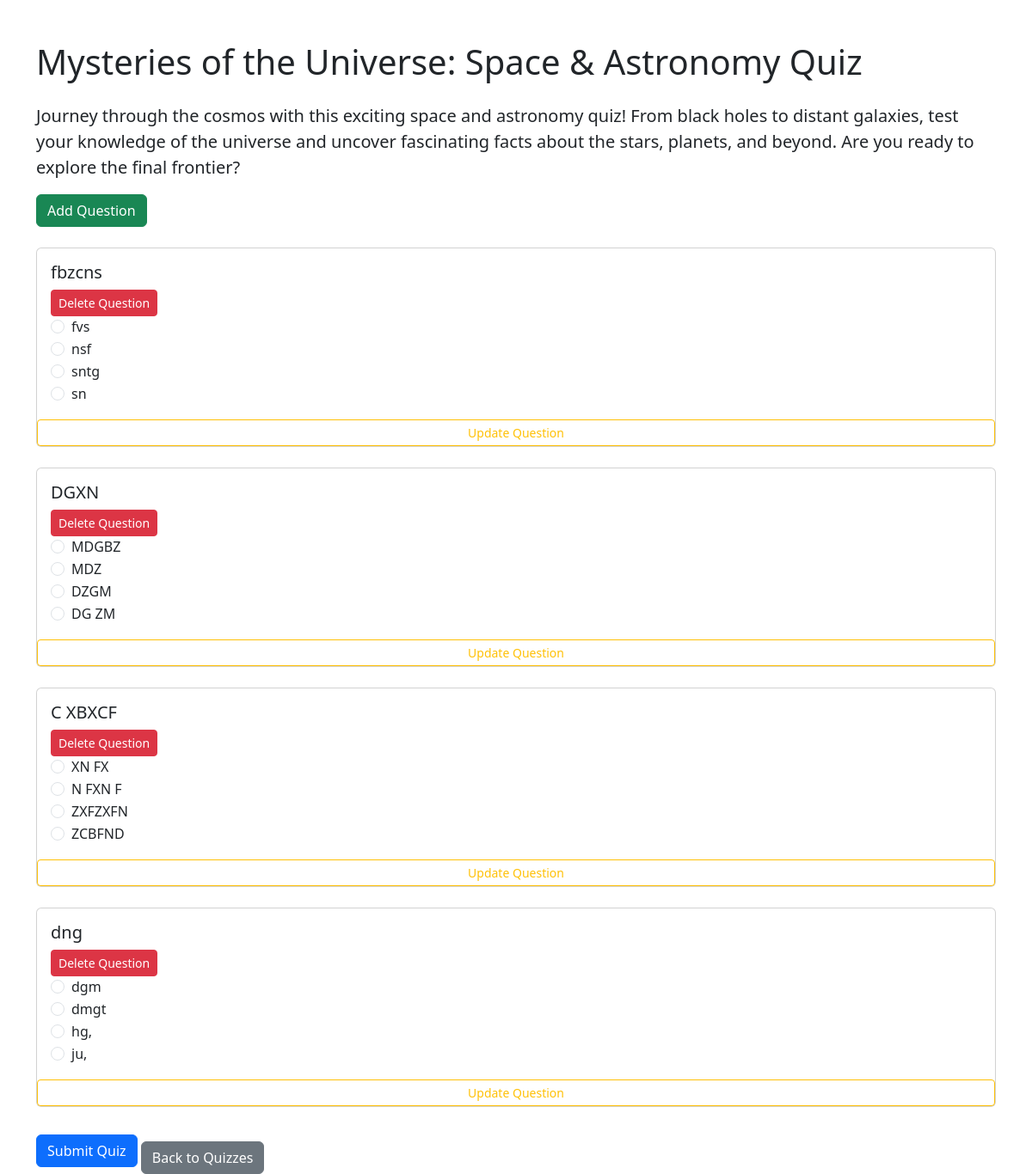
Screenshot of /quiz/2/ with the database file from the repository.
### quiz/models.py (models this page shows, shortened)
class Quiz(models.Model):
    title = models.CharField(max_length=200)
    description = models.TextField()
    created_at = models.DateTimeField(auto_now_add=True)

class Question(models.Model):
    quiz = models.ForeignKey(Quiz, on_delete=models.CASCADE)
    text = models.CharField(max_length=300)
    option_1 = models.CharField(max_length=100)
    option_2 = models.CharField(max_length=100)
    option_3 = models.CharField(max_length=100)
    option_4 = models.CharField(max_length=100)
    correct_option = models.IntegerField()  # 1, 2, 3, or 4

### quiz/views.py (the view, shortened to what this page needs)
# urls.py: path('quiz/<int:quiz_id>/', views.quiz_detail, name='quiz_detail'),
def quiz_detail(request, quiz_id):
    quiz = get_object_or_404(Quiz, id=quiz_id)
    questions = Question.objects.filter(quiz=quiz)
    return render(request, 'quiz/quiz_detail.html', {'quiz': quiz, 'questions': questions})

### quiz/templates/quiz/quiz_detail.html (shortened to what this page needs)
<!DOCTYPE html>
<html lang="en">
<head>
    <link href="https://cdn.jsdelivr.net/npm/bootstrap@5.3.0/dist/css/bootstrap.min.css" rel="stylesheet">
</head>
<body>
    <div class="container mt-5">
        <h1 class="mb-4">{{ quiz.title }}</h1>
        <p class="lead">{{ quiz.description }}</p>
        <div id="content">
            <button hx-get="{% url 'add_question' quiz.id %}" hx-target="#content" class="btn btn-success mb-4">Add
                Question</button>
                <form method="POST" hx-post="{% url 'submit_quiz' quiz.id %}" hx-target="body" hx-swap="outerHTML">
            <div id="question-list">
                <div id="question-list">
                    {% for question in questions %}
                    <div class="card mb-4">
                        <div class="card-body">
                            <h5 class="card-title">{{ question.text }}</h5>
                            <button hx-get="{% url 'delete_question' question.id %}" hx-target="closest .card"
                                hx-swap="outerHTML" class="btn btn-danger btn-sm">
                                Delete Question
                            </button>
                            <div class="form-check">
                                <input class="form-check-input" type="radio" name="question_{{ question.id }}" value="1"
                                    id="q{{ question.id }}o1">
                                <label class="form-check-label" for="q{{ question.id }}o1">{{ question.option_1 }}</label>
                            </div>
                            <div class="form-check">
                                <input class="form-check-input" type="radio" name="question_{{ question.id }}" value="2"
                                    id="q{{ question.id }}o2">
                                <label class="form-check-label" for="q{{ question.id }}o2">{{ question.option_2 }}</label>
                            </div>
                            <div class="form-check">
                                <input class="form-check-input" type="radio" name="question_{{ question.id }}" value="3"
                                    id="q{{ question.id }}o3">
                                <label class="form-check-label" for="q{{ question.id }}o3">{{ question.option_3 }}</label>
                            </div>
                            <div class="form-check">
                                <input class="form-check-input" type="radio" name="question_{{ question.id }}" value="4"
                                    id="q{{ question.id }}o4">
                                <label class="form-check-label" for="q{{ question.id }}o4">{{ question.option_4 }}</label>
                            </div>
                        </div>
                        <button hx-get="{% url 'update_question' question.id %}" hx-target="#content"
                            class="btn btn-outline-warning btn-sm">Update Question</button>
                    </div>
                {% endfor %}
                <button type="submit" class="btn btn-primary">Submit Quiz</button>
            </form>
            <button hx-get="{% url 'quiz_list' %}" hx-target="body" hx-swap="outerHTML" class="btn btn-secondary mt-3">Back to
                Quizzes</button>
        </div>
    </div>
</body>
</html>

### rows the page displays
Quiz: title "Mysteries of the Universe: Space & Astronomy Quiz", description "Journey through the cosmos with this exciting space and astronomy quiz! From black holes to distant galaxies, test your knowledge of the universe and uncover fascinating facts about the stars, planets, and beyond. Are you ready to explore the final frontier?"
Question: text "fbzcns", option_1 "fvs", option_2 "nsf", option_3 "sntg", option_4 "sn"
Question: text "DGXN", option_1 "MDGBZ", option_2 "MDZ", option_3 "DZGM", option_4 "DG ZM"
Question: text "C XBXCF", option_1 "XN FX", option_2 "N FXN F", option_3 "ZXFZXFN", option_4 "ZCBFND"
Question: text "dng", option_1 "dgm", option_2 "dmgt", option_3 "hg,", option_4 "ju,"
